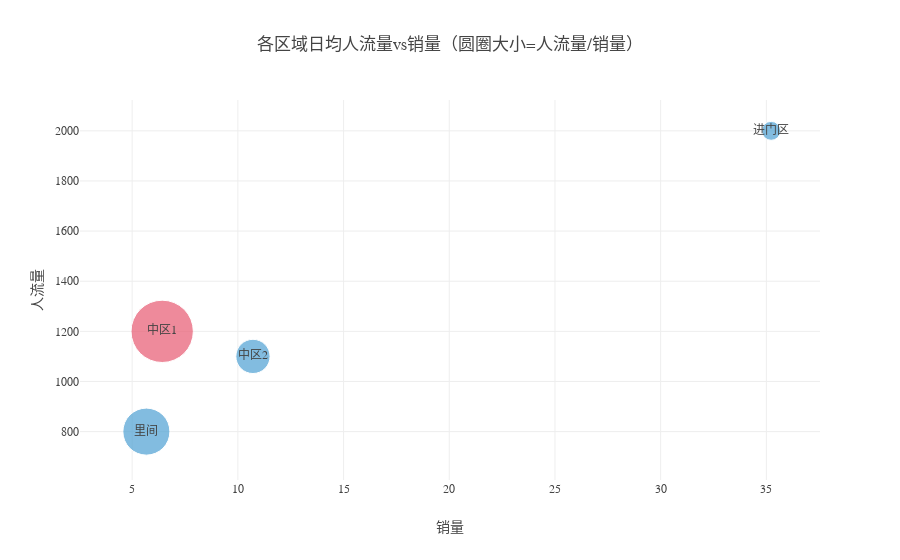

Notebook cell for this chart:
### Code cell
# profit per zone
df = SKU[['transaction_num']].groupby(SKU['zoneID']).mean()
df['ppl'] = [1200, 1100, 2000, 800]
df['ppl_per_trans'] = df['ppl']/df['transaction_num']
colors = ['#e85a71','#4ea1d3','#4ea1d3','#4ea1d3']
p1 = go.Scatter(x=df['transaction_num'], 
                y=df['ppl'],
                text=df.index,
               mode='markers+text',
                hoverinfo='text',
               marker=dict(
                   size=df['ppl_per_trans']/3,
                   color = colors))

layout = go.Layout(title='各区域日均人流量vs销量（圆圈大小=人流量/销量）',
                   yaxis=dict(title='人流量'),
                  xaxis=dict(title='销量'),
                  font=dict(family='微软雅黑'))

fig = go.Figure(data=[p1], layout=layout)
plotly.offline.iplot(fig)
pio.write_image(fig, '各区表现.jpeg', scale=5, width=1200, height = 400)

### Figure 1 — Plotly figure (JSON) as saved in the notebook; plotly's stock layout.template omitted (floating-point values rounded to 4 significant figures)
{"data": [{"hoverinfo": "text", "marker": {"color": ["#e85a71", "#4ea1d3", "#4ea1d3", "#4ea1d3"], "size": [62.3, 34.22, 18.92, 47.01]}, "mode": "markers+text", "text": ["中区1", "中区2", "进门区", "里间"], "type": "scatter", "uid": "3476e77a-5013-4927-bba0-a5e493255e31", "x": [6.42, 10.71, 35.23, 5.672], "y": [1200, 1100, 2000, 800]}], "layout": {"font": {"family": "微软雅黑"}, "title": {"text": "各区域日均人流量vs销量（圆圈大小=人流量/销量）"}, "xaxis": {"title": {"text": "销量"}}, "yaxis": {"title": {"text": "人流量"}}}}
